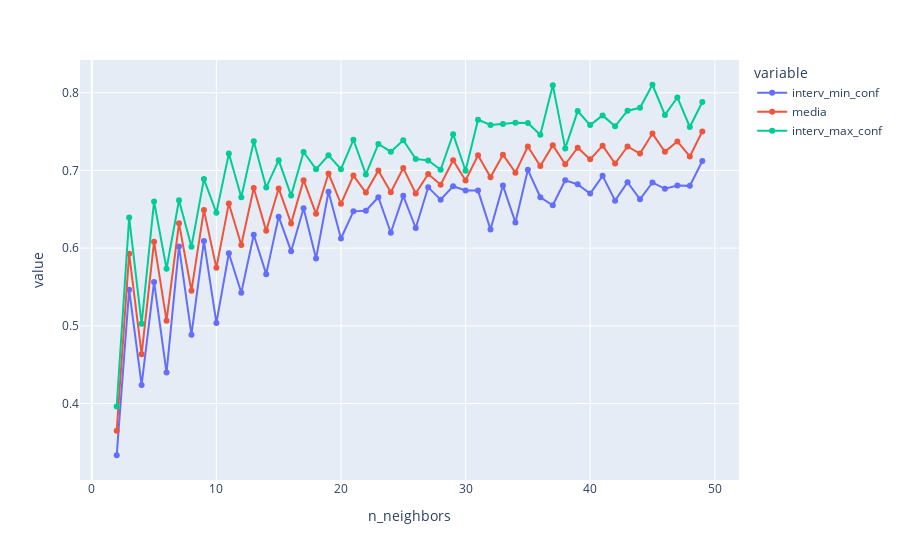

Notebook code cell kept with this figure:
### Code cell
px.line(data_frame=df_scores_KNeighborsClassifier_undersample, y=['interv_min_conf', 'media', 'interv_max_conf'], markers=True)

### Figure 1 — Plotly figure (JSON) as saved in the notebook; plotly's stock layout.template omitted (floating-point values rounded to 4 significant figures)
{"data": [{"hovertemplate": "variable=interv_min_conf<br>n_neighbors=%{x}<br>value=%{y}<extra></extra>", "legendgroup": "interv_min_conf", "line": {"color": "#636efa", "dash": "solid"}, "marker": {"symbol": "circle"}, "mode": "lines+markers", "name": "interv_min_conf", "orientation": "v", "showlegend": true, "type": "scatter", "x": [2, 3, 4, 5, 6, 7, 8, 9, 10, 11, 12, 13, 14, 15, 16, 17, 18, 19, 20, 21, 22, 23, 24, 25, 26, 27, 28, 29, 30, 31, 32, 33, 34, 35, 36, 37, 38, 39, 40, 41, 42, 43, 44, 45, 46, 47, 48, 49], "xaxis": "x", "y": [0.3335, 0.5463, 0.424, 0.5566, 0.4398, 0.6022, 0.4887, 0.6091, 0.5037, 0.5934, 0.5427, 0.6173, 0.5665, 0.6405, 0.5961, 0.6514, 0.5867, 0.6726, 0.6124, 0.6473, 0.6482, 0.6655, 0.6199, 0.6673, 0.6259, 0.6783, 0.6624, 0.6797, 0.6743, 0.674, 0.6241, 0.6805, 0.6331, 0.7008, 0.6655, 0.6551, 0.6874, 0.6821, 0.6702, 0.6931, 0.6611, 0.6848, 0.6629, 0.6846, 0.6764, 0.6807, 0.6802, 0.7121], "yaxis": "y"}, {"hovertemplate": "variable=media<br>n_neighbors=%{x}<br>value=%{y}<extra></extra>", "legendgroup": "media", "line": {"color": "#EF553B", "dash": "solid"}, "marker": {"symbol": "circle"}, "mode": "lines+markers", "name": "media", "orientation": "v", "showlegend": true, "type": "scatter", "x": [2, 3, 4, 5, 6, 7, 8, 9, 10, 11, 12, 13, 14, 15, 16, 17, 18, 19, 20, 21, 22, 23, 24, 25, 26, 27, 28, 29, 30, 31, 32, 33, 34, 35, 36, 37, 38, 39, 40, 41, 42, 43, 44, 45, 46, 47, 48, 49], "xaxis": "x", "y": [0.3649, 0.5928, 0.4633, 0.6083, 0.5067, 0.6319, 0.5452, 0.649, 0.5746, 0.6576, 0.6041, 0.6774, 0.6223, 0.6769, 0.6319, 0.6875, 0.6442, 0.6961, 0.657, 0.6934, 0.6715, 0.6998, 0.672, 0.7031, 0.6704, 0.6956, 0.6816, 0.7132, 0.687, 0.7197, 0.6913, 0.7202, 0.6972, 0.7309, 0.7057, 0.7324, 0.7079, 0.7293, 0.7143, 0.7319, 0.7089, 0.7309, 0.7218, 0.7474, 0.7239, 0.7373, 0.718, 0.7501], "yaxis": "y"}, {"hovertemplate": "variable=interv_max_conf<br>n_neighbors=%{x}<br>value=%{y}<extra></extra>", "legendgroup": "interv_max_conf", "line": {"color": "#00cc96", "dash": "solid"}, "marker": {"symbol": "circle"}, "mode": "lines+markers", "name": "interv_max_conf", "orientation": "v", "showlegend": true, "type": "scatter", "x": [2, 3, 4, 5, 6, 7, 8, 9, 10, 11, 12, 13, 14, 15, 16, 17, 18, 19, 20, 21, 22, 23, 24, 25, 26, 27, 28, 29, 30, 31, 32, 33, 34, 35, 36, 37, 38, 39, 40, 41, 42, 43, 44, 45, 46, 47, 48, 49], "xaxis": "x", "y": [0.3964, 0.6393, 0.5027, 0.6601, 0.5735, 0.6616, 0.6018, 0.6889, 0.6455, 0.7217, 0.6654, 0.7374, 0.678, 0.7132, 0.6676, 0.7237, 0.7016, 0.7195, 0.7017, 0.7395, 0.6948, 0.7341, 0.7241, 0.7388, 0.7149, 0.7128, 0.7009, 0.7467, 0.6997, 0.7653, 0.7585, 0.7598, 0.7613, 0.7609, 0.7459, 0.8097, 0.7284, 0.7764, 0.7584, 0.7708, 0.7567, 0.7769, 0.7806, 0.8103, 0.7715, 0.7939, 0.7559, 0.7882], "yaxis": "y"}], "layout": {"legend": {"title": {"text": "variable"}, "tracegroupgap": 0}, "margin": {"t": 60}, "xaxis": {"anchor": "y", "domain": [0, 1], "title": {"text": "n_neighbors"}}, "yaxis": {"anchor": "x", "domain": [0, 1], "title": {"text": "value"}}}}
